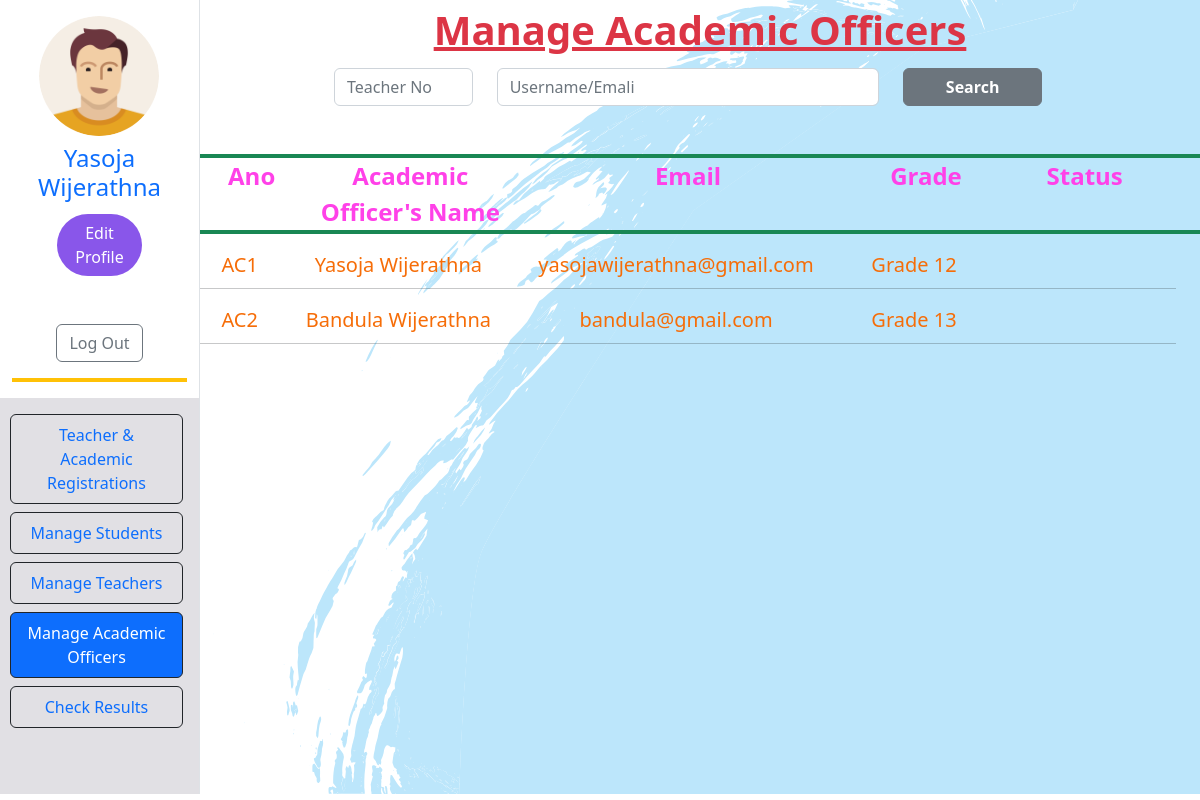
Page /LMS/academicManaging.php (signed in) on the committed database.
### tables this page shows
CREATE TABLE IF NOT EXISTS `admin_profile` (
  `id` int NOT NULL AUTO_INCREMENT,
  `admin_email` varchar(45) NOT NULL,
  `line1` varchar(45) DEFAULT NULL,
  `line2` varchar(45) DEFAULT NULL,
  `city_id` int NOT NULL,
  `img_path` text,
  PRIMARY KEY (`id`),
  KEY `fk_admin_profile_admin1_idx` (`admin_email`),
  KEY `fk_admin_profile_city1_idx` (`city_id`),
  CONSTRAINT `fk_admin_profile_admin1` FOREIGN KEY (`admin_email`) REFERENCES `admin` (`email`),
  CONSTRAINT `fk_admin_profile_city1` FOREIGN KEY (`city_id`) REFERENCES `city` (`id`)
);

CREATE TABLE IF NOT EXISTS `academic_officer` (
  `Ano` varchar(45) NOT NULL,
  `firstName` varchar(45) DEFAULT NULL,
  `lastName` varchar(45) DEFAULT NULL,
  `gender_id` int NOT NULL,
  `status_id` int NOT NULL,
  `email` varchar(70) DEFAULT NULL,
  `password` varchar(45) DEFAULT NULL,
  `otp` varchar(45) DEFAULT NULL,
  `grade_id` int NOT NULL,
  PRIMARY KEY (`Ano`),
  UNIQUE KEY `email_UNIQUE` (`email`),
  KEY `fk_academic_officer_gender1_idx` (`gender_id`),
  KEY `fk_academic_officer_status1_idx` (`status_id`),
  KEY `fk_academic_officer_grade1_idx` (`grade_id`),
  CONSTRAINT `fk_academic_officer_gender1` FOREIGN KEY (`gender_id`) REFERENCES `gender` (`id`),
  CONSTRAINT `fk_academic_officer_grade1` FOREIGN KEY (`grade_id`) REFERENCES `grade` (`id`),
  CONSTRAINT `fk_academic_officer_status1` FOREIGN KEY (`status_id`) REFERENCES `status` (`id`)
);

CREATE TABLE IF NOT EXISTS `grade` (
  `id` int NOT NULL AUTO_INCREMENT,
  `grade` varchar(45) DEFAULT NULL,
  PRIMARY KEY (`id`)
);

### LMS/connection.php (called while the page is built, shortened)
<?php
class Database{
    public static $connection;
    public static function setUpConnection(){
        if(!isset(Database::$connection)){
            Database::$connection =new mysqli("localhost","root","colombo123","lms","3306");
        }
    }
    public static function search ($q) {
        $resultset=Database::$connection->query($q);
        return $resultset;
    }
}
?>

### LMS/academicManaging.php (the view, shortened to what this page needs)
<?php
require "connection.php";
if (isset($_SESSION["admin"])) {
?>
    <!DOCTYPE html>
    <html>
    <head>
        <link rel="stylesheet" href="bootstrap.css" />
        <link rel="stylesheet" href="https://cdn.jsdelivr.net/npm/bootstrap-icons@1.9.1/font/bootstrap-icons.css">
        <link rel="stylesheet" href="style.css" />
    </head>
    <body class="main_body2  ">
        <div class="container-fluid">
            <div class="row">
                <div class="col-12 col-lg-2 container-fluid border-end">
                    <div class="row ">
                        <div class="col-12 align-items-start   ">
                            <div class="row g-1 text-center justify-content-center ">
                                <?php
                                $imgRs = Database::search("SELECT * FROM `admin_profile` WHERE `admin_email`='" . $_SESSION["admin"]["email"] . "' ");
                                $img = $imgRs->fetch_assoc();
                                ?>
                                <div class="col-10">
                                    <img src="<?php echo ($img["img_path"]) ?>" style=" width: 120px; border-radius: 90px; margin-right: 1px; " class=" mt-3 " alt="">
                                </div>
                                <div class="col-12 mt-2">
                                    <h4 class="text-primary      fs-4   "><?php echo $_SESSION["admin"]["firstName"] . " " . $_SESSION["admin"]["lastName"]; ?></h4>
                                </div>
                                <div class="col-6">
                                    <button class="btn rounded-5 text-white" style="background-color: #8956ea;" onclick="editProfile();">Edit Profile</button>
                                </div>
                                <div class="col-12 mt-5 justify-content-center">
                                    <button class="btn btn-outline-secondary col-6" onclick="logOut();"> Log Out</button>
                                </div>
                            </div>
                            <hr class="border border-2  opacity-100 border-warning" />
                        </div>
                    </div>
                    <div class="row" style=" background-color: #E1E0E4; height:33vmax; overflow-y:hidden ;">
                        <div class="col-12 align-items-start">
                            <div class="row g-1">
                                <div class="row g-1 text-center  ">
                                    <div class="nav flex-column nav-pills me-3 mt-3" role="tablist" aria-orientation="vertical">
                                        <nav class="nav flex-column">
                                            <a class="nav-link  border border-dark" aria-current="page" href="adminPanel.php">Teacher & Academic <br>Registrations</a>
                                            <a class="nav-link border border-dark mt-2" href="studentManaging.php">Manage Students</a>
                                            <a class="nav-link border border-dark mt-2" href="teacherManaging.php">Manage Teachers</a>
                                            <a class="nav-link active border border-dark mt-2" href="academicManaging.php">Manage Academic Officers</a>
                                            <a class="nav-link border border-dark mt-2" href="checkResults.php">Check Results</a>
                                        </nav>
                                    </div>
                                </div>
                            </div>
                        </div>
                    </div>
                </div>
                <div class="col-12 col-lg-10">
                    <div class="row ">
                        <div class="col-12 text-center">
                            <label class="form-label text-danger text-decoration-underline fw-bold fs-1">Manage Academic Officers</label>
                        </div>
                        <div class="row  justify-content-center">
                            <div class="col-2">
                                <input type="text" id="acno" class="form-control" placeholder="Teacher No">
                            </div>
                            <div class="col-5">
                                <input type="text" id="acname" class=" form-control" placeholder="Username/Emali">
                            </div>
                            <div class="col-2">
                                <button class=" btn btn-secondary fw-bold col-12" onclick="searchAcademic()">Search</button>
                            </div>
                        </div>
                        <hr class=" border border-2 opacity-100 border-success mt-5 mb-0">
                        <div class="row   justify-content-center fw-bold text-center " style="font-size: x-large; color: #FF41E8;  ">
                            <div class="row">
                                <div class="col-1 ">
                                    <Span>Ano</Span>
                                </div>
                                <div class="col-3 justify-content-center">
                                    <span>Academic Officer's Name</span>
                                </div>
                                <div class="col-lg-4 ">
                                    <span>Email</span>
                                </div>
                                <div class="col-2 textce">
                                    <span>Grade</span>
                                </div>
                                <div class="col-2">
                                    <span>Status</span>
                                </div>
                            </div>
                        </div>
                        <hr class=" border border-2 opacity-100 border-success mt-0">
                        <div class="row " id="viewArea">
                            <?php
                            $academicRs = Database::search("SELECT * FROM `academic_officer`
                                                       INNER JOIN `grade` ON `academic_officer`.`grade_id`=`grade`.`id`
                                                       INNER JOIN `status` ON `academic_officer`.`status_id`=`status`.`id`
                                                       ORDER BY `Ano`");
                            $academicNum = $academicRs->num_rows;
                            for ($x = 0; $x < $academicNum; $x++) {
                                $academic = $academicRs->fetch_assoc();
                            ?>
                                <div class="row  justify-content-center  text-center mt-0 mb-2  fs-5  " style=" color: #F66D08;  ">
                                    <div class="col-1 ">
                                        <Span><?php echo $academic["Ano"] ?></Span>
                                    </div>
                                    <div class="col-3 ">
                                        <span><?php echo $academic["firstName"] . " " . $academic["lastName"] ?></span>
                                    </div>
                                    <div class="col-lg-4 ">
                                        <span><?php echo $academic["email"] ?></span>
                                    </div>
                                    <div class="col-2">
                                        <span><?php echo $academic["grade"] ?></span>
                                    </div>
                                    <div class="col-2">
                                    </div>
                                </div>
                                <hr>
                            <?php
                            }
                            ?>
                        </div>
                    </div>
                </div>
            </div>
        </div>
    </body>
    </html>
<?php
} else {
    echo ("You are Not a valid user");
}
?>

### LMS/style.css (style rules this page uses)
.main_body2 { background-image: url("resources/images/background-body.svg"); background-size: cover; background-position: center; background-repeat: no-repeat; }

### rows in the picture
admin_profile: img_path (picture)
academic_officer: Ano "AC1", firstName "Yasoja", lastName "Wijerathna", email "yasojawijerathna@gmail.com", grade.grade "Grade 12"
academic_officer: Ano "AC2", firstName "Bandula", lastName "Wijerathna", email "bandula@gmail.com", grade.grade "Grade 13"

### other values in the picture
$_SESSION["admin"]["firstName"] "Yasoja"
$_SESSION["admin"]["lastName"] "Wijerathna"
